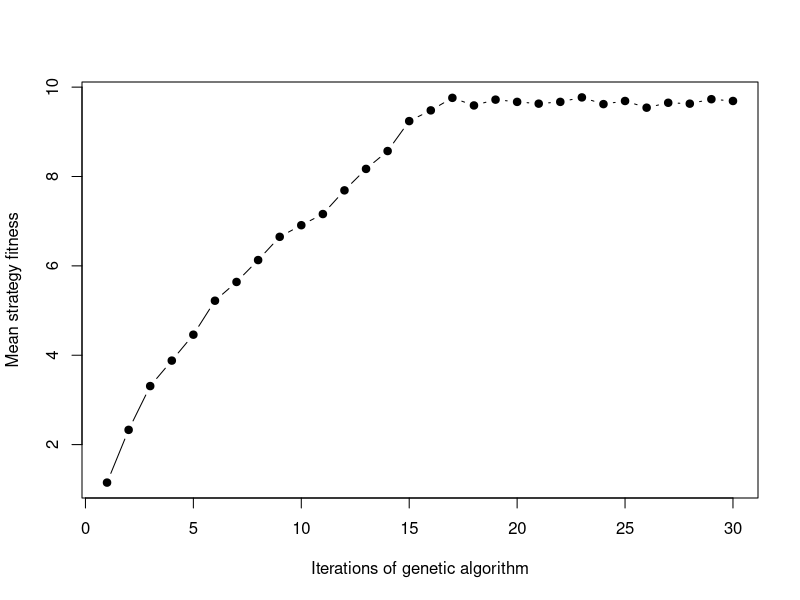

Reproduce this figure in R.
################################################################################
################################################################################
# Proto-type genetic algorithm
################################################################################
################################################################################

# Note: I'm coding this inefficiently in R, deliberately, because it will make
#       switching it over to c easier in the long run.
# Optimisation tips below:
# https://www.codeproject.com/Articles/6154/Writing-Efficient-C-and-C-Code-Optimization

min_cost <- function(budget_total, util, row){
    the_min <- budget_total;
    for(check in 1:5){
         index <- (2*check) + 5;
         if(util[row, index] < the_min){
             the_min <- util[row, index];    
         }
    }
    return( as.numeric(the_min) );
}

# Add row 10X to 90 random (first brown box)
initialise_pop <- function(UTILITY, focal_agent, population){
    for(agent in 1:dim(population)[1]){
        if(agent < clone_seed){
            for(u_trait in 1:dim(population)[2]){
                population[agent, u_trait] <- UTILITY[focal_agent, u_trait];
            }
        }else{ # No need to bother with a loop here -- unroll to save some time
            population[agent, 1]  <- UTILITY[focal_agent, 1];
            population[agent, 2]  <- UTILITY[focal_agent, 2];
            population[agent, 3]  <- UTILITY[focal_agent, 3];
            population[agent, 4]  <- UTILITY[focal_agent, 4];
            population[agent, 5]  <- UTILITY[focal_agent, 5];
            population[agent, 6]  <- UTILITY[focal_agent, 6];
            population[agent, 7]  <- UTILITY[focal_agent, 7];
            population[agent, 9]  <- UTILITY[focal_agent, 9];
            population[agent, 11] <- UTILITY[focal_agent, 11];
            population[agent, 13] <- UTILITY[focal_agent, 13];
            population[agent, 15] <- UTILITY[focal_agent, 15];
            population[agent, 8]  <- 0;
            population[agent, 10] <- 0;
            population[agent, 12] <- 0;
            population[agent, 14] <- 0;
            population[agent, 14] <- 0;
            population[agent, 16] <- 0;
            lowest_cost <- min_cost(budget_total = budget_total, util = UTILITY,
                                    row = focal_agent);
            budget_count <- budget_total;
            while(budget_count > lowest_cost){
                affect_it <- 2 * floor( runif(n=1) * 5); # In c, do{ }while(!=6)
                cost_col  <- affect_it + 7;
                act_col   <- affect_it + 8;
                the_cost  <- population[agent, cost_col];
                if(budget_count - the_cost > 0){
                    population[agent, act_col] <- population[agent, act_col]+1;
                    budget_count <- budget_count - the_cost;
                } # Inf possible if keeps looping and can't remove 1
            }
        }
    }
    return(population);
}

################################################################################
# Below will be looped
################################################################################
# Crossover (second brown box)
# Would really help to define the SWAP function in c here -- use int trick
crossover <- function(population){
    agents     <- dim(population)[1];
    cross_prob <- 0.1;
    for(agent in 1:dim(population)[1]){
        c1 <- runif(n=1);
        if(c1 < cross_prob){
            cross_with                <- agents * floor(runif(n=1)) + 1;
            temp                      <- population[cross_with, 8];
            population[cross_with, 8] <- population[agent, 8];
            population[agent, 8]      <- temp;
        }
        c2 <- runif(n=1);
        if(c2 < cross_prob){
            cross_with                <- agents * floor(runif(n=1)) + 1;
            temp                      <- population[cross_with, 10];
            population[cross_with,10] <- population[agent, 10];
            population[agent, 10]     <- temp;
        }
        c1 <- runif(n=1);
        if(c1 < cross_prob){
            cross_with                <- agents * floor(runif(n=1)) + 1;
            temp                      <- population[cross_with, 12];
            population[cross_with,12] <- population[agent, 12];
            population[agent, 12]     <- temp;
        }
        c1 <- runif(n=1);
        if(c1 < cross_prob){
            cross_with                <- agents * floor(runif(n=1)) + 1;
            temp                      <- population[cross_with, 14];
            population[cross_with,14] <- population[agent, 14];
            population[agent, 14]     <- temp;
        }
        c1 <- runif(n=1);
        if(c1 < cross_prob){
            cross_with                <- agents * floor(runif(n=1)) + 1;
            temp                      <- population[cross_with, 16];
            population[cross_with,16] <- population[agent, 16];
            population[agent, 16]     <- temp;
        }
    }
    return(population);
}

# Mutation (third brown box)
# Note that negative values equate to zero -- there can be a sort of threshold
# evolution, therefore, a la Duthie et al. 2016 Evolution
mutation <- function(population, mutation_prob){
    mutation_prob <- mutation_prob * 0.5;
    for(agent in 1:dim(population)[1]){
        c1 <- runif(n=1);
        if(c1 < mutation_prob){
            population[agent,8] <- population[agent, 8] - 1;    
        }
        if(c1 > (1 - mutation_prob) ){
            population[agent,8] <- population[agent, 8] + 1;    
        }
        c2 <- runif(n=1);
        if(c2 < mutation_prob){
            population[agent,10] <- population[agent, 10] - 1;    
        }
        if(c2 > (1 - mutation_prob) ){
            population[agent,10] <- population[agent, 10] + 1;    
        }     
        c3 <- runif(n=1);
        if(c3 < mutation_prob){
            population[agent,12] <- population[agent, 12] - 1;    
        }
        if(c3 > (1 - mutation_prob) ){
            population[agent,12] <- population[agent, 12] + 1;    
        }         
        c4 <- runif(n=1);
        if(c4 < mutation_prob){
            population[agent,14] <- population[agent, 14] - 1;    
        }
        if(c4 > (1 - mutation_prob) ){
            population[agent,14] <- population[agent, 14] + 1;    
        }  
        c5 <- runif(n=1);
        if(c5 < mutation_prob){
            population[agent,16] <- population[agent, 16] - 1;    
        }
        if(c5 > (1 - mutation_prob) ){
            population[agent,16] <- population[agent, 16] + 1;    
        }                 
    }
    return(population);
}

# Need to incorporate selection on *going over budget* and *negative values*
constrain_cost <- function(population){
    for(agent in 1:dim(population)[1]){
        over <- 0;
        if(population[agent, 8] < 0){
            population[agent, 8] <- 0;   
        }
        over <- over + (population[agent, 8] * population[agent, 7]);
        if(population[agent, 10] < 0){
            population[agent, 10] <- 0;   
        }
        over <- over + (population[agent, 10] * population[agent, 9]);
        if(population[agent, 12] < 0){
            population[agent, 12] <- 0;   
        }
        over <- over + (population[agent, 12] * population[agent, 11]);
        if(population[agent, 14] < 0){
            population[agent, 14] <- 0;   
        }
        over <- over + (population[agent, 14] * population[agent, 13]);
        if(population[agent, 16] < 0){
            population[agent, 16] <- 0;   
        }
        over <- over + (population[agent, 16] * population[agent, 15]);
        while(over > budget_total){
            affect_it <- 2 * floor( runif(n=1) * 5); # Must be a better way
            cost_col  <- affect_it + 7;
            act_col   <- affect_it + 8;
            if(population[agent,act_col] > 0){
                the_cost  <- population[agent, cost_col];
                population[agent, act_col] <- population[agent, act_col] - 1;
                over <- over - the_cost;
            }
        }
    }
    return(population);
}

# Fitness -- this is the most challenging function
# Just as proof of concept, let's just say fitness is maximised by helpem (16)
strat_fitness <- function(population){
    fitness <- rep(0, dim(population)[1]);
    for(agent in 1:length(fitness)){
        fitness[agent] <- population[agent,16];    
    }
    return(fitness);
}

# Tournament selection on population
tournament <- function(population, fitness){
    agents <- dim(population)[1];
    traits <- dim(population)[2];
    winners <- matrix(data = 0, nrow = agents, ncol=traits);
    for(agent in 1:dim(winners)[1]){
        r1   <- floor( runif(n=1) * dim(winners)[1] ) + 1   
        r2   <- floor( runif(n=1) * dim(winners)[1] ) + 1   
        r3   <- floor( runif(n=1) * dim(winners)[1] ) + 1   
        r4   <- floor( runif(n=1) * dim(winners)[1] ) + 1   
        wins <- r1;
        if(fitness[wins] < fitness[r2]){
            wins <- r2;
        }
        if(fitness[wins] < fitness[r3]){
            wins <- r3;
        }
        if(fitness[wins] < fitness[r4]){
            wins <- r4;   
        }
        for(trait in 1:dim(winners)[2]){
            winners[agent, trait] <- population[wins, trait];
        }
    }
    return(winners);
}
# Replacement of tournament winners;
# Note, to swap the address of arrays, look here: http://stackoverflow.com/questions/13246615/swap-two-pointers-to-exchange-arrays
# I think this is just a matter of swapping all pointer addresses.





################################################################################
################################################################################
# Combined genetic algorithm:
################################################################################
################################################################################
mean_fitness <- NULL;
clone_seed   <- 11;
budget_total <- 100;
focal_agent  <- 2;

# Add three agents, representing three stake-holders, to the utility array
a0 <- c(0, 0, 0,  0, 0, 0, 0, 0,  0, 0,  0, 0,  0, 0,  0, 0);
a1 <- c(1, 0, 0,  2, 0, 0, 8, 5, 30, 0, 20, 0, 10, 0, 10, 0);
a2 <- c(2, 0, 0, -1, 1, 1, 0, 0, 50, 0,  0, 1,  1, 2,  2, 1);

UTILITY <- rbind(a0, a1, a2);

population <- matrix(data = 0, ncol = 16, nrow = 100);

population <- initialise_pop(UTILITY = UTILITY, focal_agent = 2, 
                             population = population);

mean_fit   <- NULL;
iterations <- 30;
while(iterations > 0){
    population <- crossover(population = population);
    population <- mutation(population = population, mutation_prob = 0.2);
    population <- constrain_cost(population = population);
    fitness    <- strat_fitness(population);
    population <- tournament(population = population, fitness = fitness);
    mean_fit   <- c(mean_fit, mean(fitness));
    iterations <- iterations - 1;
}




plot(x=1:length(mean_fit), y=mean_fit, pch=20, cex=1.5, type="b",
     xlab="Iterations of genetic algorithm", ylab="Mean strategy fitness");









